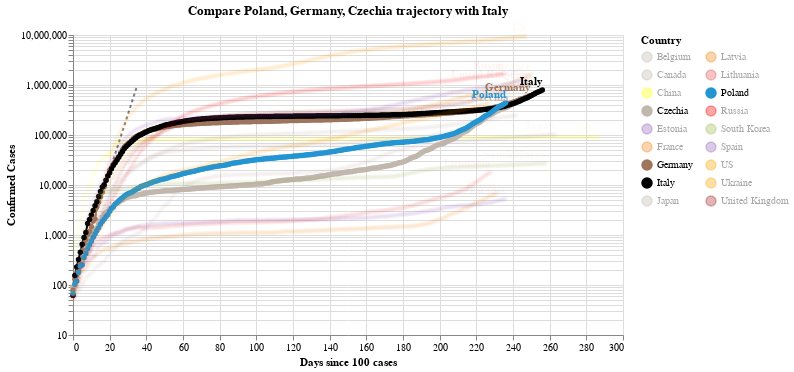

Source (notebook cell):
### Code cell
#hide_input
chart2 = make_since_chart(dff2,['Poland', 'Germany', 'Czechia'], baseline_countries)
chart2

### Figure 1 — Vega-Lite specification as saved in the notebook (floating-point values rounded to 4 significant figures; data arrays with more than 128 entries replaced by an {"elided": "..."} marker saying what was removed)
{"config": {"view": {"continuousWidth": 400, "continuousHeight": 300}}, "layer": [{"data": {"name": "data-628230001892d6798b50651be41d1b3e"}, "mark": {"type": "line", "color": "black", "opacity": 0.5, "strokeDash": [3, 3]}, "encoding": {"x": {"type": "quantitative", "field": "Days since 100 cases"}, "y": {"type": "quantitative", "field": "Confirmed Cases"}}}, {"data": {"name": "data-26b77d6ebbfeb12e05f1ee7c1dc67ef4"}, "mark": {"type": "line", "point": true}, "encoding": {"color": {"type": "nominal", "field": "Country", "legend": {"columns": 2}, "scale": {"domain": ["Belgium", "Canada", "China", "Czechia", "Estonia", "France", "Germany", "Italy", "Japan", "Latvia", "Lithuania", "Poland", "Russia", "South Korea", "Spain", "US", "Ukraine", "United Kingdom"], "range": ["#C1B7AD", "#C1B7AD", "yellow", "#C1B7AD", "#9467bd", "#F58518", "#9D755D", "black", "#C1B7AD", "#F58518", "#E45756", "#2495D3", "red", "#A1BA59", "#9467bd", "orange", "orange", "brown"]}}, "opacity": {"condition": {"value": 1, "selection": "selector002"}, "value": 0.05}, "tooltip": [{"type": "nominal", "field": "Country"}, {"type": "temporal", "field": "Date"}, {"type": "quantitative", "field": "Confirmed Cases"}, {"type": "quantitative", "field": "Days since 100 cases"}], "x": {"type": "quantitative", "field": "Days since 100 cases"}, "y": {"type": "quantitative", "field": "Confirmed Cases", "scale": {"type": "log"}}}, "selection": {"selector002": {"type": "multi", "fields": ["Country"], "bind": "legend", "init": [{"Country": "Poland"}, {"Country": "Germany"}, {"Country": "Czechia"}, {"Country": "Italy"}]}}, "width": 550}, {"data": {"name": "data-26b77d6ebbfeb12e05f1ee7c1dc67ef4"}, "mark": {"type": "text", "align": "right", "dy": -8, "fontWeight": "bold"}, "encoding": {"color": {"type": "nominal", "field": "Country", "legend": {"columns": 2}, "scale": {"domain": ["Belgium", "Canada", "China", "Czechia", "Estonia", "France", "Germany", "Italy", "Japan", "Latvia", "Lithuania", "Poland", "Russia", "South Korea", "Spain", "US", "Ukraine", "United Kingdom"], "range": ["#C1B7AD", "#C1B7AD", "yellow", "#C1B7AD", "#9467bd", "#F58518", "#9D755D", "black", "#C1B7AD", "#F58518", "#E45756", "#2495D3", "red", "#A1BA59", "#9467bd", "orange", "orange", "brown"]}}, "opacity": {"condition": {"value": 1, "selection": "selector002"}, "value": 0.05}, "text": {"type": "nominal", "field": "Country"}, "tooltip": [{"type": "nominal", "field": "Country"}, {"type": "temporal", "field": "Date"}, {"type": "quantitative", "field": "Confirmed Cases"}, {"type": "quantitative", "field": "Days since 100 cases"}], "x": {"type": "quantitative", "field": "Days since 100 cases"}, "y": {"type": "quantitative", "field": "Confirmed Cases", "scale": {"type": "log"}}}, "transform": [{"filter": "(datum['Date'] >= 1604448000000)"}], "width": 550}], "title": "Compare Poland, Germany, Czechia trajectory with Italy", "$schema": "https://vega.github.io/schema/vega-lite/v4.8.1.json", "datasets": {"data-628230001892d6798b50651be41d1b3e": [{"Days since 100 cases": 0, "Confirmed Cases": 100.0}, {"Days since 100 cases": 1, "Confirmed Cases": 130.0}, {"Days since 100 cases": 2, "Confirmed Cases": 169.0}, {"Days since 100 cases": 3, "Confirmed Cases": 219.7}, {"Days since 100 cases": 4, "Confirmed Cases": 285.6}, {"Days since 100 cases": 5, "Confirmed Cases": 371.3}, {"Days since 100 cases": 6, "Confirmed Cases": 482.7}, {"Days since 100 cases": 7, "Confirmed Cases": 627.5}, {"Days since 100 cases": 8, "Confirmed Cases": 815.7}, {"Days since 100 cases": 9, "Confirmed Cases": 1060.0}, {"Days since 100 cases": 10, "Confirmed Cases": 1379.0}, {"Days since 100 cases": 11, "Confirmed Cases": 1792.0}, {"Days since 100 cases": 12, "Confirmed Cases": 2330.0}, {"Days since 100 cases": 13, "Confirmed Cases": 3029.0}, {"Days since 100 cases": 14, "Confirmed Cases": 3937.0}, {"Days since 100 cases": 15, "Confirmed Cases": 5119.0}, {"Days since 100 cases": 16, "Confirmed Cases": 6654.0}, {"Days since 100 cases": 17, "Confirmed Cases": 8650.0}, {"Days since 100 cases": 18, "Confirmed Cases": 11250.0}, {"Days since 100 cases": 19, "Confirmed Cases": 14620.0}, {"Days since 100 cases": 20, "Confirmed Cases": 19000.0}, {"Days since 100 cases": 21, "Confirmed Cases": 24710.0}, {"Days since 100 cases": 22, "Confirmed Cases": 32120.0}, {"Days since 100 cases": 23, "Confirmed Cases": 41750.0}, {"Days since 100 cases": 24, "Confirmed Cases": 54280.0}, {"Days since 100 cases": 25, "Confirmed Cases": 70560.0}, {"Days since 100 cases": 26, "Confirmed Cases": 91730.0}, {"Days since 100 cases": 27, "Confirmed Cases": 119300.0}, {"Days since 100 cases": 28, "Confirmed Cases": 155000.0}, {"Days since 100 cases": 29, "Confirmed Cases": 201500.0}, {"Days since 100 cases": 30, "Confirmed Cases": 262000.0}, {"Days since 100 cases": 31, "Confirmed Cases": 340600.0}, {"Days since 100 cases": 32, "Confirmed Cases": 442800.0}, {"Days since 100 cases": 33, "Confirmed Cases": 575600.0}, {"Days since 100 cases": 34, "Confirmed Cases": 748300.0}, {"Days since 100 cases": 35, "Confirmed Cases": 972800.0}], "data-26b77d6ebbfeb12e05f1ee7c1dc67ef4": {"elided": "4443 records"}}}
